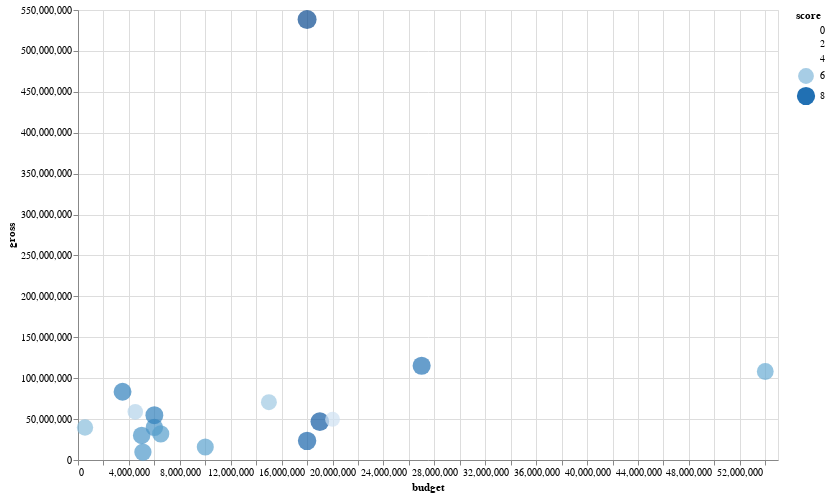

The code cell stored with this chart in its notebook:
### Code cell
#C.i) A scatter plot that shows how two quantitative columns
alt.Chart(small).mark_circle(size=60).encode(
 alt.X("budget:Q"),
 alt.Y("gross:Q"),
 color='score:Q',
 size='score:Q'
).properties(width=700, height=450)

### Figure 1 — Vega-Lite specification as saved in the notebook (floating-point values rounded to 4 significant figures)
{"config": {"view": {"continuousWidth": 400, "continuousHeight": 300}}, "data": {"name": "data-7027655b5aaae4ff6529b879191db2af"}, "mark": {"type": "circle", "size": 60}, "encoding": {"color": {"field": "score", "type": "quantitative"}, "size": {"field": "score", "type": "quantitative"}, "x": {"field": "budget", "type": "quantitative"}, "y": {"field": "gross", "type": "quantitative"}}, "height": 450, "width": 700, "$schema": "https://vega.github.io/schema/vega-lite/v4.17.0.json", "datasets": {"data-7027655b5aaae4ff6529b879191db2af": [{"name": "The Shining", "rating": "R", "genre": "Drama", "year": 1980, "released": "June 13, 1980 (United States)", "score": 8.4, "votes": 927000.0, "director": "Stanley Kubrick", "writer": "Stephen King", "star": "Jack Nicholson", "country": "United Kingdom", "budget": 19000000.0, "gross": 47000000.0, "company": "Warner Bros.", "runtime": 146.0}, {"name": "The Blue Lagoon", "rating": "R", "genre": "Adventure", "year": 1980, "released": "July 2, 1980 (United States)", "score": 5.8, "votes": 65000.0, "director": "Randal Kleiser", "writer": "Henry De Vere Stacpoole", "star": "Brooke Shields", "country": "United States", "budget": 4500000.0, "gross": 58850000.0, "company": "Columbia Pictures", "runtime": 104.0}, {"name": "Star Wars: Episode V - The Empire Strikes Back", "rating": "PG", "genre": "Action", "year": 1980, "released": "June 20, 1980 (United States)", "score": 8.7, "votes": 1200000.0, "director": "Irvin Kershner", "writer": "Leigh Brackett", "star": "Mark Hamill", "country": "United States", "budget": 18000000.0, "gross": 538400000.0, "company": "Lucasfilm", "runtime": 124.0}, {"name": "Airplane!", "rating": "PG", "genre": "Comedy", "year": 1980, "released": "July 2, 1980 (United States)", "score": 7.7, "votes": 221000.0, "director": "Jim Abrahams", "writer": "Jim Abrahams", "star": "Robert Hays", "country": "United States", "budget": 3500000.0, "gross": 83450000.0, "company": "Paramount Pictures", "runtime": 88.0}, {"name": "Caddyshack", "rating": "R", "genre": "Comedy", "year": 1980, "released": "July 25, 1980 (United States)", "score": 7.3, "votes": 108000.0, "director": "Harold Ramis", "writer": "Brian Doyle-Murray", "star": "Chevy Chase", "country": "United States", "budget": 6000000.0, "gross": 39850000.0, "company": "Orion Pictures", "runtime": 98.0}, {"name": "Friday the 13th", "rating": "R", "genre": "Horror", "year": 1980, "released": "May 9, 1980 (United States)", "score": 6.4, "votes": 123000.0, "director": "Sean S. Cunningham", "writer": "Victor Miller", "star": "Betsy Palmer", "country": "United States", "budget": 550000.0, "gross": 39750000.0, "company": "Paramount Pictures", "runtime": 95.0}, {"name": "The Blues Brothers", "rating": "R", "genre": "Action", "year": 1980, "released": "June 20, 1980 (United States)", "score": 7.9, "votes": 188000.0, "director": "John Landis", "writer": "Dan Aykroyd", "star": "John Belushi", "country": "United States", "budget": 27000000.0, "gross": 115200000.0, "company": "Universal Pictures", "runtime": 133.0}, {"name": "Raging Bull", "rating": "R", "genre": "Biography", "year": 1980, "released": "December 19, 1980 (United States)", "score": 8.2, "votes": 330000.0, "director": "Martin Scorsese", "writer": "Jake LaMotta", "star": "Robert De Niro", "country": "United States", "budget": 18000000.0, "gross": 23400000.0, "company": "Chartoff-Winkler Productions", "runtime": 129.0}, {"name": "Superman II", "rating": "PG", "genre": "Action", "year": 1980, "released": "June 19, 1981 (United States)", "score": 6.8, "votes": 101000.0, "director": "Richard Lester", "writer": "Jerry Siegel", "star": "Gene Hackman", "country": "United States", "budget": 54000000.0, "gross": 108200000.0, "company": "Dovemead Films", "runtime": 127.0}, {"name": "The Long Riders", "rating": "R", "genre": "Biography", "year": 1980, "released": "May 16, 1980 (United States)", "score": 7.0, "votes": 10000.0, "director": "Walter Hill", "writer": "Bill Bryden", "star": "David Carradine", "country": "United States", "budget": 10000000.0, "gross": 15800000.0, "company": "United Artists", "runtime": 100.0}, {"name": "Any Which Way You Can", "rating": "PG", "genre": "Action", "year": 1980, "released": "December 17, 1980 (United States)", "score": 6.1, "votes": 18000.0, "director": "Buddy Van Horn", "writer": "Stanford Sherman", "star": "Clint Eastwood", "country": "United States", "budget": 15000000.0, "gross": 70690000.0, "company": "The Malpaso Company", "runtime": 116.0}, {"name": "The Gods Must Be Crazy", "rating": "PG", "genre": "Adventure", "year": 1980, "released": "October 26, 1984 (United States)", "score": 7.3, "votes": 54000.0, "director": "Jamie Uys", "writer": "Jamie Uys", "star": "N!xau", "country": "South Africa", "budget": 5000000.0, "gross": 30030000.0, "company": "C.A.T. Films", "runtime": 109.0}, {"name": "Popeye", "rating": "PG", "genre": "Adventure", "year": 1980, "released": "December 12, 1980 (United States)", "score": 5.3, "votes": 30000.0, "director": "Robert Altman", "writer": "Jules Feiffer", "star": "Robin Williams", "country": "United States", "budget": 20000000.0, "gross": 49820000.0, "company": "Paramount Pictures", "runtime": 114.0}, {"name": "Ordinary People", "rating": "R", "genre": "Drama", "year": 1980, "released": "September 19, 1980 (United States)", "score": 7.7, "votes": 49000.0, "director": "Robert Redford", "writer": "Judith Guest", "star": "Donald Sutherland", "country": "United States", "budget": 6000000.0, "gross": 54770000.0, "company": "Paramount Pictures", "runtime": 124.0}, {"name": "Dressed to Kill", "rating": "R", "genre": "Crime", "year": 1980, "released": "July 25, 1980 (United States)", "score": 7.1, "votes": 37000.0, "director": "Brian De Palma", "writer": "Brian De Palma", "star": "Michael Caine", "country": "United States", "budget": 6500000.0, "gross": 31900000.0, "company": "Filmways Pictures", "runtime": 104.0}, {"name": "Somewhere in Time", "rating": "PG", "genre": "Drama", "year": 1980, "released": "October 3, 1980 (United States)", "score": 7.2, "votes": 27000.0, "director": "Jeannot Szwarc", "writer": "Richard Matheson", "star": "Christopher Reeve", "country": "United States", "budget": 5100000.0, "gross": 9710000.0, "company": "Rastar Pictures", "runtime": 103.0}]}}
